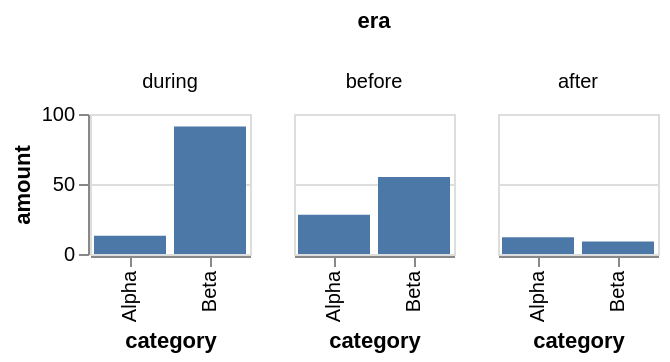

Vega-Lite specification for this chart:
### Vega-Lite specification from a JSON file in a GitHub repository (floating-point values rounded to 4 significant figures)
{"$schema": "https://vega.github.io/schema/vega-lite/v5.json", "description": "A trellis whose columns are ordered by a total none of its rows carries.", "data": {"values": [{"category": "Alpha", "amount": 28, "era": "before"}, {"category": "Beta", "amount": 55, "era": "before"}, {"category": "Alpha", "amount": 13, "era": "during"}, {"category": "Beta", "amount": 91, "era": "during"}, {"category": "Alpha", "amount": 12, "era": "after"}, {"category": "Beta", "amount": 9, "era": "after"}]}, "width": 80, "height": 70, "mark": "bar", "encoding": {"x": {"field": "category", "type": "nominal"}, "y": {"field": "amount", "type": "quantitative"}, "column": {"field": "era", "type": "nominal", "sort": {"field": "amount", "op": "sum", "order": "descending"}}}}
